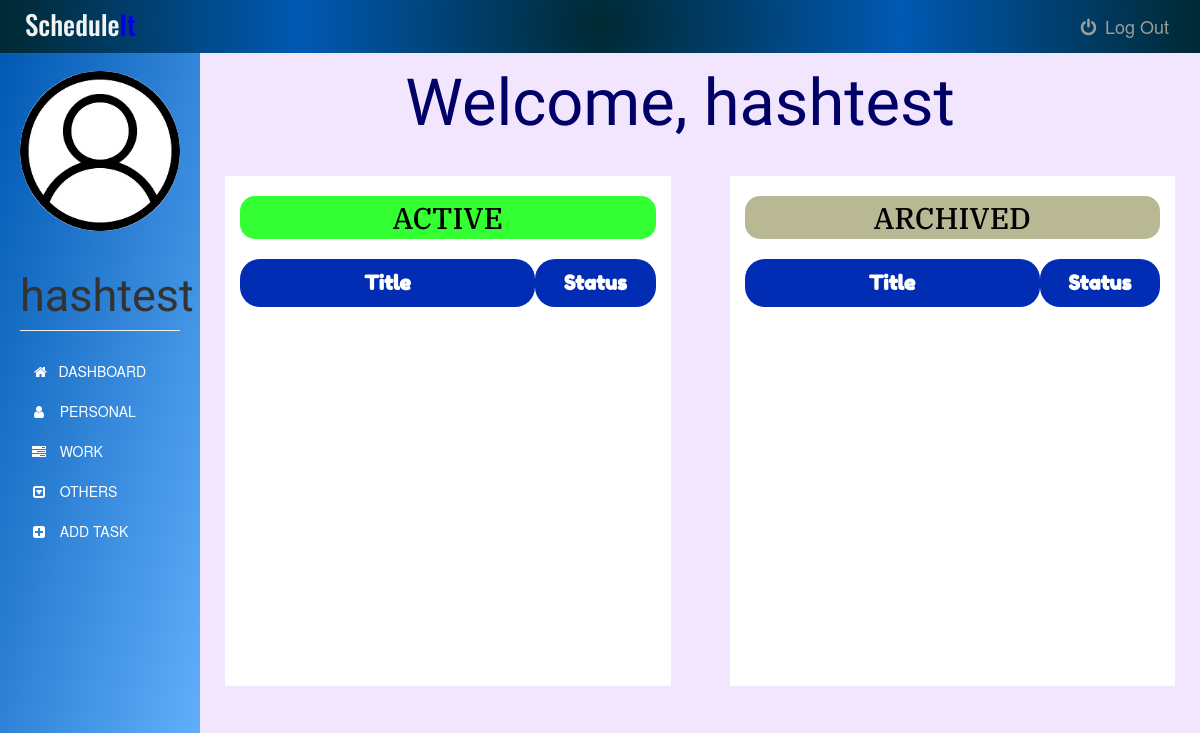
/dashboard (signed in), run on an earlier commit of the app's database.
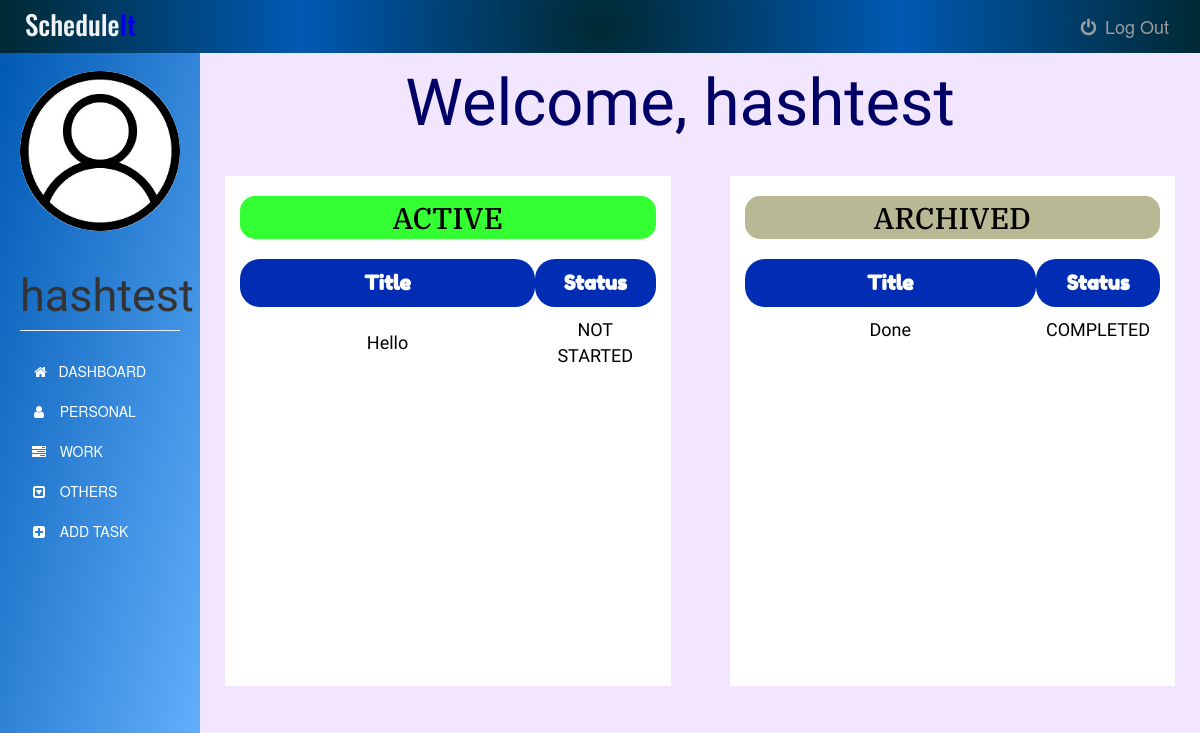
And on a later commit of the database.
### app.py (models this page shows)
class Task(db.Model):
    id = db.Column(db.Integer, primary_key=True)
    title = db.Column(db.Text, nullable=False)
    date = db.Column(db.Date, nullable=False)
    content = db.Column(db.Text, nullable=False)
    WorkType = db.Column(db.Text, nullable=False)
    priority = db.Column(db.Text)
    status = db.Column(db.Text, nullable=False, default='NEW')
    user_id = db.Column(db.Integer, db.ForeignKey('user.id'), nullable=False)

### app.py (the view)
@app.route('/dashboard')
@login_required
def dashboard():
    tasks = Task.query.filter_by(user_id=current_user.id)
    return render_template('dashboard.html', tasks= tasks, name=current_user.username, tdate=date.today())

### app.py (called while the page is built)
@login_manager.user_loader
def load_user(user_id):
    return User.query.get(int(user_id))

### templates/dashboard.html (shortened to what the changed rows need)
{% extends "bootstrap/base.html" %}
{% block styles %}
{{super()}}
<link rel="stylesheet" href="{{url_for('.static', filename='dashboard.css')}}">
<link rel="stylesheet" href="https://maxcdn.bootstrapcdn.com/font-awesome/4.7.0/css/font-awesome.min.css">
{% endblock %}
{% block content %}
    <div class="container-fluid">
      <div class="row">
        <nav class=" sidebar">
          <div class="image img-cir img-120">
            <center>
              <h1 class="page-header">{{ name }}</h1>
            </center>
          </div>
        </nav>
        <div class="col-sm-9 col-sm-offset-2 col-md-10 col-md-offset-2 main">
          <center><h1 class="page-header">Welcome, {{ name }}</h1></center>
          <div class="row">
          <div class="col-md-5 col-md-offset-0 content-active">
            <h2>ACTIVE</h2>
            <table>
              <thead>
                <tr>
                  <th class="title">Title</th>
                  <th class="status">Status</th>
                </tr>
              </thead>
              <tbody>
                {% for task in tasks %}
                  {% if (task.status == "NEW" or task.status == "IN PROGRESS" or task.status == "NOT STARTED") and tdate <= task.date %}
                    <tr>
                      <td class="title">{{task.title}}</td>
                      <td class="status">{{task.status}}</td>
                    </tr>
                  {% endif %}
                {% endfor %}
              </tbody>
            </table>
          </div>
          <div class=" col-md-5 col-md-offset-0 content-archive">
            <h2>ARCHIVED</h2>
            <table>
              <thead>
                <tr>
                  <th class="title">Title</th>
                  <th class="status">Status</th>
                </tr>
              </thead>
              <tbody>
                {% for task in tasks %}
                  {% if (task.status != "NEW" and task.status != "IN PROGRESS" and task.status != "NOT STARTED") or tdate > task.date %}
                  <tr>
                    <td class="title">{{task.title}}</td>
                    {% if tdate > task.date and (task.status !="CANCELLED" or task.status !="COMPLETED") %}
                      <td class="status">NOT COMPLETED</td>
                    {% else %}
                      <td class="status">{{task.status}}</td>
                    {% endif %}
                  </tr>
                  {% endif %}
                {% endfor %}
              </tbody>
            </table>
          </div>
          </div>
        </div>
      </div>
    </div>
{% endblock %}

What changed in the data, as far as the page shows it:
added Task: title "Hello", status "NOT STARTED", shown under "ACTIVE"
added Task: title "Done", status "COMPLETED", shown under "ARCHIVED"
